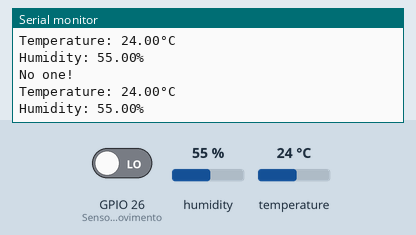
Bench run of a program on a simulated ESP32. On the bench: the last lines printed to the serial monitor. Inputs (shaded band) come from the test bench; at power-on: GPIO 26 (SensorPin_movimento) LOW, humidity 55 %, temperature 24 °C.

Above: at 2.8 s.
2.9 s: GPIO 26 (SensorPin_movimento) driven HIGH
7.5 s: humidity set to 22 %
At 9.0 s:
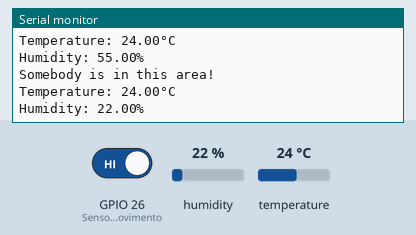
10.2 s: temperature set to 12 °C
At 12.7 s:
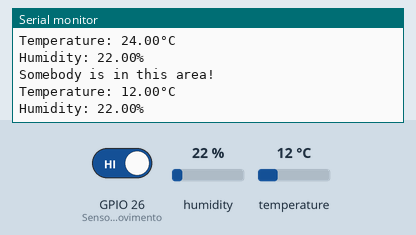
12.9 s: humidity set to 40 %
At 15.2 s:
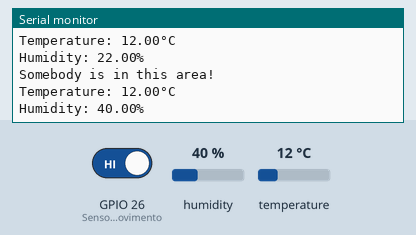
Timing chart, 0 to 16.6 s (numbered marks = the images above; inputs shaded):
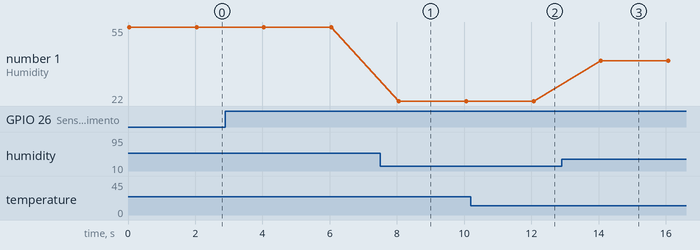

Measured:
- after the input at 7.5 s, the serial monitor: prints a new line after 0.55 s (image 1)
- after the input at 10.2 s, the serial monitor: prints a new line after 1.9 s (image 2)
- after the input at 12.9 s, the serial monitor: prints a new line after 1.2 s (image 3)
- plotted number 1: 55 → 22 after the input at 7.5 s, 22 → 40 after the input at 12.9 s

The program:

main.cpp
```cpp
// In this project, I simply read values from the sensor and printed them in the console.
// The full sketch is in this file.

#include <Arduino.h>
#include <Adafruit_Sensor.h>
#include <DHT.h>
#include <DHT_U.h>


#define SensorPin_movimento    26  //PINO D25 NO ESP32
int Temperatura = 0;
int LeituraTemp=0;
int SensorHumidade=0;
int movimento=0;

//DHT Configuration------------------------------

// Uncomment the type of sensor in use:
#define DHTTYPE    DHT11     // DHT 11
//#define DHTTYPE    DHT22     // DHT 22 (AM2302)
//#define DHTTYPE    DHT21     // DHT 21 (AM2301)

// See guide for details on sensor wiring and usage:
//   https://learn.adafruit.com/dht/overview

#define DHTPIN    25  //PINO D5 NO ESP32

DHT_Unified dht(DHTPIN, DHTTYPE);


void setup() {
  Serial.begin(115200);
  //pinMode(LED_BUILTIN,OUTPUT);
  pinMode(SensorPin_movimento, INPUT);

//DHT------------------------------
 dht.begin();
 Serial.println(F("DHTxx Unified Sensor Example"));
 //Print temperature sensor details.
 sensor_t sensor;
 dht.temperature().getSensor(&sensor);
 Serial.println(F("------------------------------------"));
 Serial.println(F("Temperature Sensor"));
 Serial.print  (F("Sensor Type: ")); Serial.println(sensor.name);
 Serial.print  (F("Driver Ver:  ")); Serial.println(sensor.version);
 Serial.print  (F("Unique ID:   ")); Serial.println(sensor.sensor_id);
 Serial.print  (F("Max Value:   ")); Serial.print(sensor.max_value); Serial.println(F("°C"));
 Serial.print  (F("Min Value:   ")); Serial.print(sensor.min_value); Serial.println(F("°C"));
 Serial.print  (F("Resolution:  ")); Serial.print(sensor.resolution); Serial.println(F("°C"));
 Serial.println(F("------------------------------------"));
 //Print humidity sensor details.
 dht.humidity().getSensor(&sensor);
 Serial.println(F("Humidity Sensor"));
 Serial.print  (F("Sensor Type: ")); Serial.println(sensor.name);
 Serial.print  (F("Driver Ver:  ")); Serial.println(sensor.version);
 Serial.print  (F("Unique ID:   ")); Serial.println(sensor.sensor_id);
 Serial.print  (F("Max Value:   ")); Serial.print(sensor.max_value); Serial.println(F("%"));
 Serial.print  (F("Min Value:   ")); Serial.print(sensor.min_value); Serial.println(F("%"));
 Serial.print  (F("Resolution:  ")); Serial.print(sensor.resolution); Serial.println(F("%"));
 Serial.println(F("------------------------------------"));


}

void loop() {
  // PIR Movimento
  byte state = digitalRead(SensorPin_movimento);
  //digitalWrite(indicator,state);
  if(state == 1)
    {
    Serial.println("Somebody is in this area!");
    movimento=1;}
  else if(state == 0){
    Serial.println("No one!");
    movimento=0;
  }

  // DHT11
// Get temperature event and print its value.
  sensors_event_t event;
  dht.temperature().getEvent(&event);
  if (isnan(event.temperature)) {
    Serial.println(F("Error reading temperature!"));
  }
  else {
    Serial.print(F("Temperature: "));
    Temperatura=event.temperature;
    Serial.print(event.temperature);
    Serial.println(F("°C"));
  }
// Get humidity event and print its value.
  dht.humidity().getEvent(&event);
  if (isnan(event.relative_humidity)) {
    Serial.println(F("Error reading humidity!"));
  }
  else {
    Serial.print(F("Humidity: "));
    SensorHumidade=event.relative_humidity;

    Serial.print(event.relative_humidity);
    Serial.println(F("%"));
  }

  delay(2000); // Delay between readings.

}
```

sensor_readings.cpp
```cpp
void sensor_dht11(){
sensors_event_t event;
  dht.temperature().getEvent(&event);
  if (isnan(event.temperature)) {
    Serial.println(F("Error reading temperature!"));
  }
  else {
    Serial.print(F("Temperature: "));
    Temperatura=event.temperature;
    Serial.print(event.temperature);
    Serial.println(F("°C"));
  }
// Get humidity event and print its value.
  dht.humidity().getEvent(&event);
  if (isnan(event.relative_humidity)) {
    Serial.println(F("Error reading humidity!"));
  }
  else {
    Serial.print(F("Humidity: "));
    SensorHumidade=event.relative_humidity;

    Serial.print(event.relative_humidity);
    Serial.println(F("%"));
  }
  }
```
